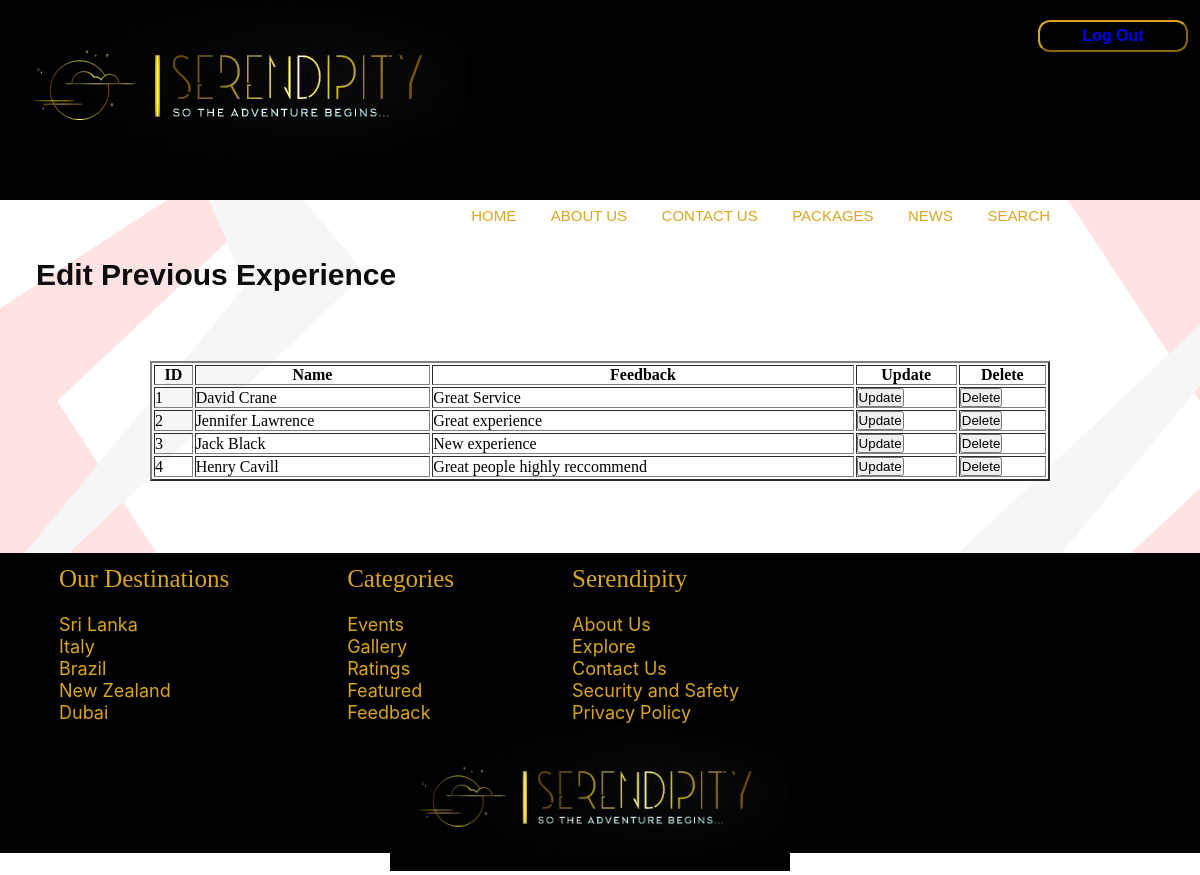
/Contact/php/Admin_preEx.php, run on the app's committed database.
### tables this page shows
CREATE TABLE `preex` (
  `id` int(11) NOT NULL,
  `name` varchar(50) NOT NULL,
  `feedback` text NOT NULL
);

### Contact/php/Admin_preEx.php (the view, shortened to what this page needs)
<!DOCTYPE html>
<html lang="en">
<head>
    <link rel="stylesheet" href="../css/Admin_previous_ex.css">
    <link rel="stylesheet" href="../css/headeadminpre.css">
    <link rel="stylesheet" href="../css/Footer.css">
</head>
<div>
        <nav>
        <div class="btn ">
        <button class="button1" name="btn1 "><a class="logout" href="../../Register TourGuide/logoutTG.php" id="button1" ><b >Log Out</b></a></button>
        </div>
        <a class="log"href="../../Home/home.html"><img id="logo" src="../Images/logo.jpg" alt="logo"></a>
        <ul class="nav-ul">
                <li><a id="nav"  href="../../Home/home.html">Home</a></li>
                <li><a id="nav" href="../../Stars/AboutUs.php">About Us</a></li>
                <li><a id="nav" href="../../Contact/php/send.php">Contact Us</a></li>
                <li><a id="nav" href="../../Packages/Packages.html">Packages</a></li>
                <li><a id="nav" href="https://edition.cnn.com/">News</a></li>
                <li><a id="nav" href="https://www.google.com/">Search</a></li>
            </ul>
        </nav>
    </div>
<body>
<div class="header">
    <br><br>
        <h2><b>Edit Previous Experience</b></h2>
    </div>
    <br><br>
    <center>
<table border="2" width="75%">
    <tr>
        <th>ID</th>
        <th>Name</th>
        <th>Feedback</th>
        <th>Update</th>
        <th>Delete</th>
</tr>
<br>
        <?php
            $conn = mysqli_connect("localhost","root","","onlinetourguide");
            $sql = "SELECT id, name, feedback from preex";
            $result = $conn-> query($sql);
            if($result -> num_rows > 0){
                while($row = $result-> fetch_assoc()){
                    echo "
                    <tr>
                    <td>". $row["id"]. "</td>
                    <td>". $row["name"]. "</td>
                    <td>". $row["feedback"]. "</td>
                    <td><a href ='Edit_Admin_PreEx.php?id = $row[id] & name = $row[name] &  = $row[feedback]'><input type ='submit' value ='Update' name='submit'></a></td>
                    <td><a href ='Delete_Admin_PreEx.php?id = $row[id]'><input type ='submit' value ='Delete' name='send'></a></td>
                    </tr>";
                }
                echo "</table>";
            }
            else{
                echo "0 result";
            }
        ?>
    </center>
</body>
<br><br><br><br>
<div id="footer1">
        <div id="footer1">
    <p class="add"><span class="sp">Our Destinations</span><br/><br/><a class="foot" href="../../Countries/Sri Lanka.html">Sri Lanka</a><br/><a class="foot" href="../../Countries/Italy.html">Italy</a><br/><a class="foot" href="../../Countries/Brazil.html">Brazil</a>
        <br><a class="foot" href="../../Countries/New Zealand.html">New Zealand</a><br><a class="foot" href="../../Countries/Dubai.html">Dubai</a><br> </p>
        <p class="add"><span class="sp">Categories</span><br/><br/><a class="foot" href="https://www.internationaltraveller.com/world/worlds-absolute-must-do-festivals/">Events</a><br/><a class="foot" href="../../Gallery/galllery.html">Gallery</a><br/><a class="foot" href="../../Stars/AboutUs.php">Ratings</a><br/><a class="foot" href="../../Serendipity/Guideavailable.php">Featured</a><br/><a class="foot" href="../../Contact/php/Previous_ex.php">Feedback</a>
    </p>
    <p class="add"><span class="sp">Serendipity</span><br/><br/><a class="foot" href="../../Stars/AboutUs.php">About Us</a> <br><a class="foot" href="../../Packages/Packages.html">Explore</a><br/><a class="foot" href="../../Contact/php/send.php">Contact Us</a><br/><a class="foot" href="../../Gallery/ppolicy.html">Security and Safety</a>
        <br/><a class="foot" href="../../Gallery/ppolicy.html">Privacy Policy</a></p>
    <div class="f-logo">
       <a href="../../Home/home.html"> <img id="f-logo" src="../../pageselect/Images/logo.jpg" alt="f_logo"></a>
    </div>
  </div>
</body>
</html>

### Contact/css/Admin_previous_ex.css (style rules this page uses)
body { background-image: url("../Images/Untitled9.png"); background-repeat: no-repeat; background-size: cover; }
.header { position: relative; color: rgb(11, 12, 11); padding: 15px; font-size: 20px; font-family: 'Trebuchet MS', 'Lucida Sans Unicode', 'Lucida Grande', 'Lucida Sans', Arial, sans-serif; padding-left: 3%; padding-top: 1%; }

### Contact/css/headeadminpre.css (style rules this page uses)
* { padding: 0; margin: 0; text-decoration: none; list-style: none; box-sizing: border-box; }
nav { background: rgb(0, 0, 0); height: 200px; width: 100%; font-family: 'Oswald', sans-serif; z-index: 1; }
.btn { color: none; text-align: right; display: block; padding-right: 4px; margin-top: 20px; position: relative; float: right; }
.button1 { background-color: black; border-color: goldenrod; color: goldenrod; width: 150px; padding: 5px 2px 5px 2px; text-align: center; text-decoration: none; display: inline-block; font-size: 16px; border-radius: 12px; cursor: pointer; margin-right: 8px; }
nav ul { color: #e50000; float: right; margin-right: 15%; margin-top: 60px; position: relative; }
nav ul li { display: inline-block; line-height: 80px; margin-right: 30px; }
nav ul li a { color: goldenrod; font-size: 15px; text-transform: uppercase; border-radius: 5px; }
@media (max-width:1474px) { nav ul { margin-right: 0px; } }
@media (max-width:1324px) { nav ul { margin-top: 0px; margin-right: 10%; } }

### Contact/css/Footer.css (style rules this page uses)
#footer1 { bottom: 0; width: 100%; background-color: #000000; text-align: center; height: 300px; padding-right: 10px; padding-bottom: 65px; }
.add { display: block; float: left; left: 5%; margin-top: 1%; margin-right: 5%; color: goldenrod; font-size: 18px; margin-left: 5%; text-align: left; background-color: #000000; }
.sp { font-size: 25px; }
@media (max-width:1255px) { #f-logo { width: 400px; } }
.foot { text-decoration: none; color: goldenrod; font-family:-apple-system, BlinkMacSystemFont, 'Segoe UI', Roboto, Oxygen, Ubuntu, Cantarell, 'Open Sans', 'Helvetica Neue', sans-serif ; }

### data on the page
preex: id "1", name "David Crane", feedback "Great Service"
preex: id "2", name "Jennifer Lawrence", feedback "Great experience"
preex: id "3", name "Jack Black", feedback "New experience"
preex: id "4", name "Henry Cavill", feedback "Great people highly reccommend"
